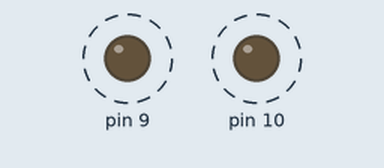
A sketch run on a simulated Arduino Uno, built with avr-gcc and run on an emulated ATmega328P. On the bench: output pins drawn as LEDs (lit = HIGH). Dashed ring = blinking.

Above: at 0.06 s.
Timing chart, 0 to 3.0 s (numbered marks = the images above):
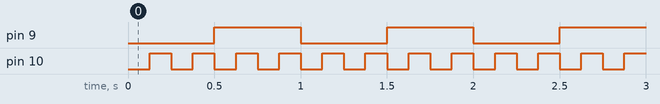

Measured:
- by itself, pin 9: alternates HIGH for 0.50 s and LOW for 0.50 s
- by itself, pin 10: alternates HIGH for 0.12 s and LOW for 0.12 s

The sketch:

uno-two-rates.ino
```cpp
unsigned long last9 = 0, last10 = 0;
void setup() { pinMode(9, OUTPUT); pinMode(10, OUTPUT); }
void loop() {
  unsigned long now = millis();
  if (now - last9 >= 500) { last9 += 500; digitalWrite(9, !digitalRead(9)); }
  if (now - last10 >= 125) { last10 += 125; digitalWrite(10, !digitalRead(10)); }
}
```
